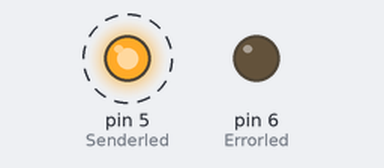
Simulated run of this sketch. Board: Arduino Uno, built with avr-gcc and run on an emulated ATmega328P. Shown: output pins drawn as LEDs (lit = HIGH). Dashed ring = blinking. No radio packets arrive unless stated; what the sketch prints to the serial monitor is not drawn.

Above: at 0.2 s.
Timing chart, 0 to 5.9 s (numbered marks = the images above):
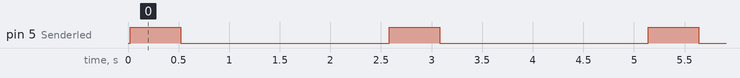

Measured:
- by itself, pin 5 (Senderled): alternates HIGH for 0.50 s and LOW for 2.1 s

The sketch:

sketch_mar22a.ino
```cpp
//LoRA sender

#include <SPI.h>
#include <LoRa.h>

int counter = 0;
int Senderled = 5;
int Errorled = 6;


void setup() {
  Serial.begin(9600);
  while (!Serial);

  Serial.println("LoRa Sender");
  Serial.println("Sending mode is ON");
  pinMode(Senderled, OUTPUT);
  pinMode(Errorled, OUTPUT);
  digitalWrite(Senderled, LOW);
  digitalWrite(Errorled, LOW);

  if (!LoRa.begin(433E6)) {
    Serial.println("Starting LoRa failed!");
    digitalWrite(Errorled, HIGH);
    delay(2000);
    while (1);
  }
}

void loop() {
  digitalWrite(Senderled, LOW);
  digitalWrite(Errorled, LOW);

  Serial.print("Sending packet: ");
  Serial.println(counter);

  LoRa.beginPacket();
  LoRa.print("Hello From Arduino ");
  Serial.println("ghost found ");
  digitalWrite(Senderled, HIGH);
  delay(500);
  digitalWrite(Senderled, LOW);

  LoRa.print(counter);
  LoRa.endPacket();

  counter++;

  delay(2000);
}
```
